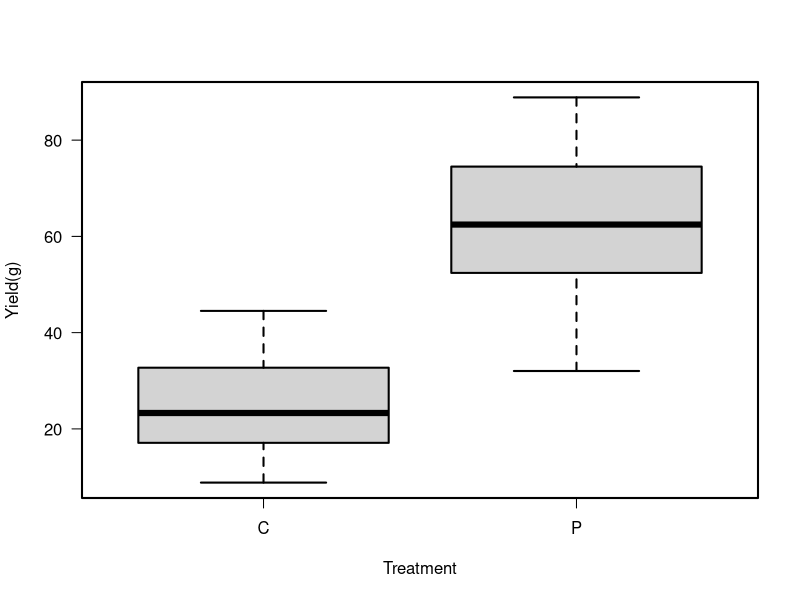

Recreate this plot in R.
rm(list = ls())
yieldData <- read.table("./yieldData.dat", header = TRUE)

print(head(yieldData))

#   Yield PlantID Plot Treatment
# 1 11.41    C1_1   C1         C
# 2 23.62    C1_2   C1         C
# 3 22.99    C1_3   C1         C
# 4 21.89    C1_4   C1         C
# 5  8.84    C1_5   C1         C
# 6 13.58    C1_6   C1         C

par(las = 1,
    family = "sans",
    lwd = 2,
    cex = 1)
boxplot(Yield ~ Treatment, # 農薬の有無, Treatment で作物の収量, Yield を比較する
        yieldData,
        xlab = "Treatment",
        ylab = "Yield(g)")
